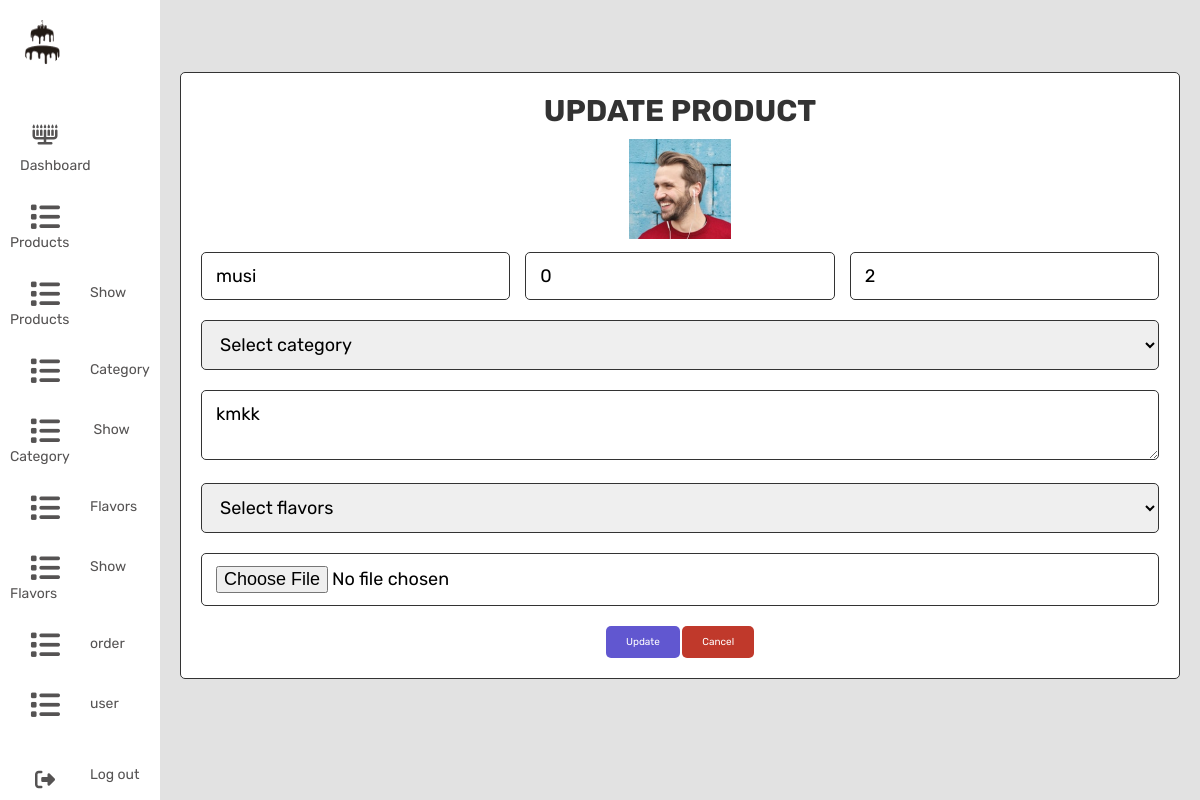
The page /admin/admin_product_update.php?update=54 (signed in) on the database its author committed.
### tables this page shows
CREATE TABLE `products` (
  `id` int(11) NOT NULL,
  `name` varchar(255) NOT NULL,
  `stock` int(11) NOT NULL,
  `image` varchar(255) NOT NULL,
  `price` int(11) NOT NULL,
  `category_id` int(11) NOT NULL,
  `details` varchar(255) NOT NULL,
  `flavor_id` int(255) NOT NULL,
  `status` varchar(255) NOT NULL DEFAULT 'normal'
);

### admin/admin_product_update.php (the view, shortened to what this page needs)
<?php
include 'admin_header.php';
?>
<section class="form-container1">
   <?php
   if (isset($_GET['update'])) {
      $update_id = $_GET['update'];
      $update_query = mysqli_query($conn, "SELECT * FROM `products` WHERE id = '$update_id'") or die('Query failed');
      if (mysqli_num_rows($update_query) > 0) {
         while ($fetch_update = mysqli_fetch_assoc($update_query)) {
   ?>
            <form action="" method="post" enctype="multipart/form-data">
               <h3>Update Product</h3>
               <img src="../uploaded_img/<?php echo $fetch_update['image']; ?>" height="100" alt="">
               <div class="flex">
                  <div class="inputBox">
                     <input type="text" name="update_name" value="<?php echo $fetch_update['name']; ?>" class="box" required placeholder="Enter product name">
                  </div>
                  <div class="inputBox">
                     <input type="number" name="update_stock" value="<?php echo $fetch_update['stock']; ?>" min="0" class="box" required placeholder="Enter product stock">
                  </div>
                  <div class="inputBox">
                     <input type="number" name="update_price" value="<?php echo $fetch_update['price']; ?>" class="box" required placeholder="Enter product price">
                  </div>
               </div>
               <div class="flex">
                  <div class="inputBox">
                     <select name="update_category_id" class="box">
                        <option value="" selected disabled>Select category</option>
                     </select>
                  </div>
               </div>
               <div class="flex">
                  <div class="inputBox">
                     <textarea name="details" placeholder="Enter product details" class="box"><?php echo $fetch_update['details']; ?></textarea>
                  </div>
               </div>
               <div class="flex">
                  <div class="inputBox">
                     <select name="flavor_id" class="box">
                        <option value="<?php echo $fetch_update['flavor_id']; ?>" selected disabled>Select flavors</option>
                     </select>
                  </div>
               </div>
               <div class="flex">
                  <div class="inputBox">
                     <input type="file" class="box" name="update_image" accept="image/jpg, image/jpeg, image/png">
                  </div>
               </div>
               <input type="submit" value="Update" name="update_product" class="btn" style="background-color: #6157d0;">
               <a href="admin_products.php" class="delete-btn" onclick="return confirm('Cancel?');">Cancel</a>
            </form>
   <?php
         }
      }
   } else {
      echo '<script>document.querySelector(".form-container1").style.display = "none";</script>';
   }
   ?>
</section>

### css/admins.css (style rules this page uses)
* { margin: 0; padding: 0; outline: none; border: none; text-decoration: none; box-sizing: border-box; font-family: "Poppins", sans-serif; }
:root { --purple:#4934cf98; --red:#c0392b; --orange:#f39c12; --black:#333; --white:#fff; --light-color:#666; --light-white:#ccc; --light-bg:#f5f5f5; --border:.1rem solid var(--black); --box-shadow:0 .5rem 1rem rgba(0,0,0,.1); }
* { font-family: 'Rubik', sans-serif; margin:0; padding:0; box-sizing: border-box; outline: none; border:none; text-decoration: none; transition:all .2s linear; }
html { font-size: 62.5%; overflow-x: hidden; }
body { background: rgb(226, 226, 226); }
a { position: relative; font-size: 14px; color: rgb(85, 83, 83); display: table; padding: 10px; }
.btn, .option-btn, .delete-btn, .white-btn { display: inline-block; margin-top: 1rem; padding:1rem 2rem; cursor: pointer; color:var(--white); font-size: 1rem; border-radius: .5rem; text-transform: capitalize; }
.white-btn, .btn { background-color: var(--orange); }
.delete-btn { background-color: var(--red); }
.form-container1 { min-height: 100vh; display: flex; align-items: center; justify-content: center; padding:20px; padding-bottom: 70px; }
.form-container1 form { width: 100rem; border-radius: 5px; border:var(--border); padding:20px; text-align: center; background-color: var(--white); }
.form-container1 form h3 { font-size: 30px; margin-bottom: 10px; text-transform: uppercase; color:var(--black); }
.form-container1 form .box { width: 100%; border-radius: 5px; border:var(--border); padding:12px 14px; font-size: 18px; margin:10px 0; }
.form-container1 form .flex { display: flex; gap:1.5rem; flex-wrap: wrap; }
.form-container1 form .flex .inputBox { flex:1 1 25rem; }

### rows shown on the page
products: image (picture), update_name "musi", update_stock "0", update_price "2", details "kmkk"
